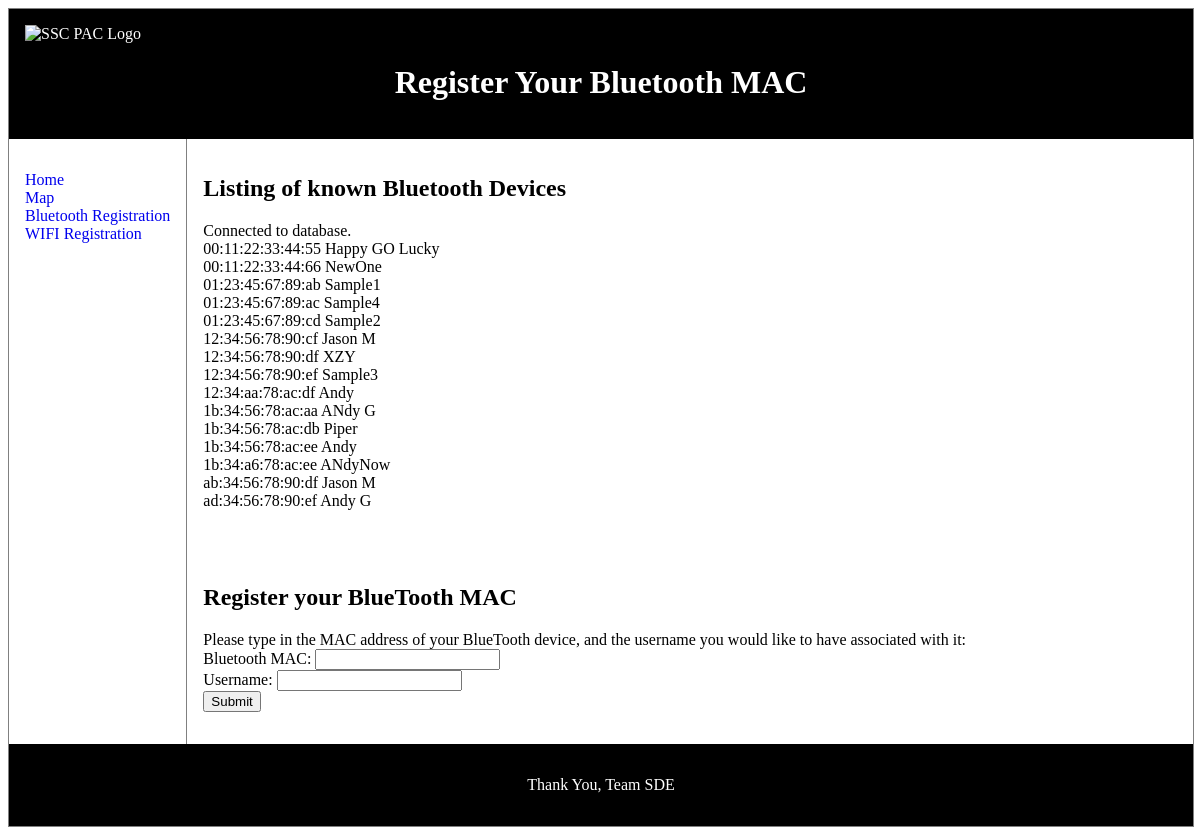
Screenshot of /php/BluetoothReg.php with the database file from the repository.
### tables this page shows
CREATE TABLE IF NOT EXISTS `UserMACs` (
  `MAC` char(17) NOT NULL,
  `User` char(24) NOT NULL,
  PRIMARY KEY (`MAC`)
);

### php/BluetoothReg.php (the view, shortened to what this page needs)
<html>
<head>
</head>
<body>
<div class="container">
<header>
   <img src="SPAWAR-PAC.jpg" alt="SSC PAC Logo" sytle="width:82px;height:75px;">
   <h1 style="text-align:center;">Register Your Bluetooth MAC</h1>
</header>
<nav>
  <ul>
    <li><a href="index.php">Home</a></li>
    <li><a href="Map.php">Map</a></li>
    <li><a href="BluetoothReg.php">Bluetooth Registration</a></li>
    <li><a href="WIFIReg.php">WIFI Registration</a></li>
  </ul>
</nav>
<article>
  <h1>Listing of known Bluetooth Devices</h1>
  <p>
  <?php
  $dbhost = getenv("OPENSHIFT_MYSQL_DB_HOST");
  $dbport = getenv("OPENSHIFT_MYSQL_DB_PORT");
  $dbuser = getenv("OPENSHIFT_MYSQL_DB_USERNAME");
  $dbpwd = getenv("OPENSHIFT_MYSQL_DB_PASSWORD");
  $connection = mysql_connect($dbhost.":".$dbport, $dbuser, $dbpwd);
  if (!$connection) {
    echo "Could not connect to database";
  } else {
    echo "Connected to database.<br>";
  }
  $query = "SELECT * from UserMACs";
  $rs = mysql_query($query);
  while ($row = mysql_fetch_assoc($rs)) {
    echo $row['MAC'] . " " . $row['User'] . "\n<br>";
  }
?>
  <br><br><br>
  <h1>Register your BlueTooth MAC</h1>
  Please type in the MAC address of your BlueTooth device, and the username you would like to have associated with it:
  <form action="bMACsubmit.php" method="post">
	Bluetooth MAC: <input type="text" name="bMAC"><br>
	Username: <input type="text" name="username"><br>
	<input type="submit">
  </form>
</article>
<footer><p style="text-align:center;">Thank You, Team SDE</p></footer>
</div>
</body>
</html>

### php/BluetoothReg.php (style rules this page uses)
div.container { width: 100%; border: 1px solid gray; }
header, footer { padding: 1em; color: white; background-color: black; clear: left; }
nav { float: left; max-width: 150px; margin: 0; padding: 1em; }
nav ul { list-style-type: none; padding: 0; }
nav ul a { text-decoration: none; }
article { margin-left: 155px; border-left: 1px solid gray; padding: 1em; overflow: hidden; }

### rows the page displays
usermacs: MAC "00:11:22:33:44:55", User "Happy GO Lucky"
usermacs: MAC "00:11:22:33:44:66", User "NewOne"
usermacs: MAC "01:23:45:67:89:ab", User "Sample1"
usermacs: MAC "01:23:45:67:89:ac", User "Sample4"
usermacs: MAC "01:23:45:67:89:cd", User "Sample2"
usermacs: MAC "12:34:56:78:90:cf", User "Jason M"
usermacs: MAC "12:34:56:78:90:df", User "XZY"
usermacs: MAC "12:34:56:78:90:ef", User "Sample3"
usermacs: MAC "12:34:aa:78:ac:df", User "Andy"
usermacs: MAC "1b:34:56:78:ac:aa", User "ANdy G"
usermacs: MAC "1b:34:56:78:ac:db", User "Piper"
usermacs: MAC "1b:34:56:78:ac:ee", User "Andy"
usermacs: MAC "1b:34:a6:78:ac:ee", User "ANdyNow"
usermacs: MAC "ab:34:56:78:90:df", User "Jason M"
usermacs: MAC "ad:34:56:78:90:ef", User "Andy G"
